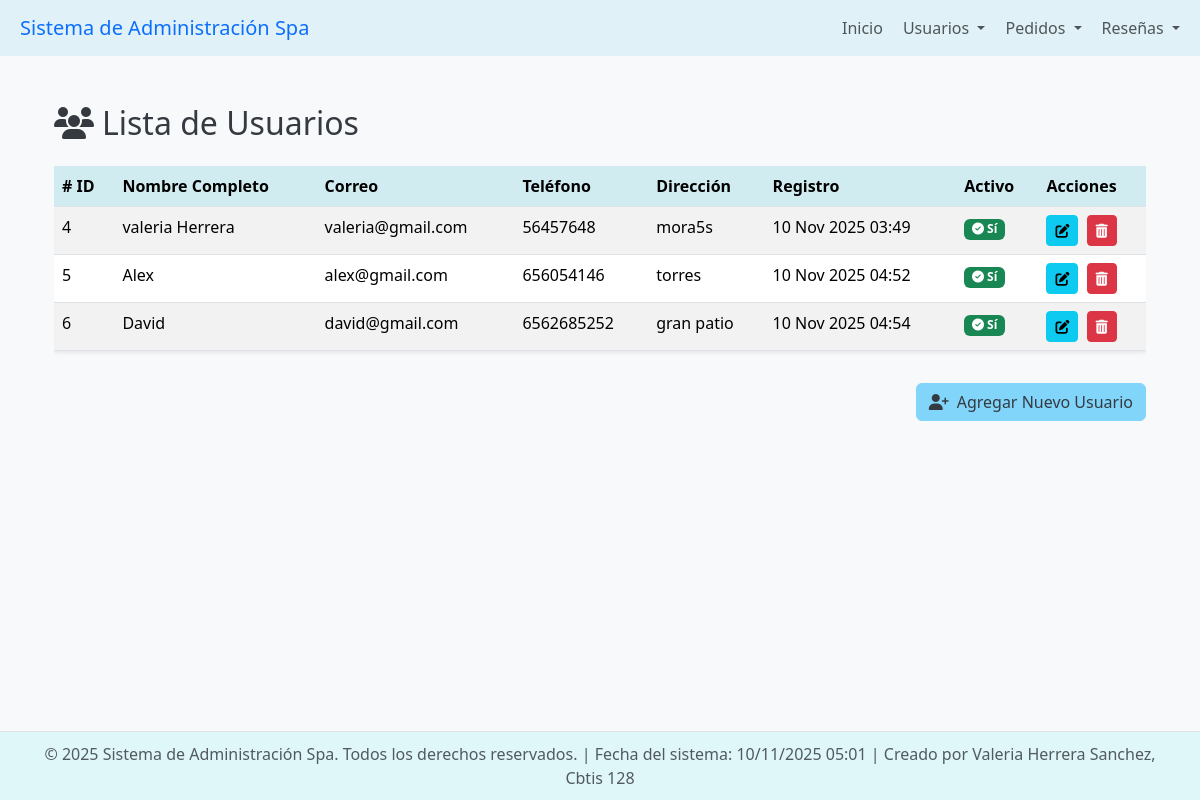
Screenshot of /usuarios/ with the database file from the repository.
### app_Spa/models.py (models this page shows, shortened)
class Usuarios(models.Model):
    id_usuario = models.AutoField(primary_key=True)
    nombre_completo = models.CharField(max_length=100)
    correo = models.EmailField(unique=True, max_length=250)
    telefono = models.CharField(max_length=15)
    direccion = models.CharField(max_length=200)
    fecha_registro = models.DateTimeField(auto_now_add=True)
    activo = models.BooleanField(default=True)

### app_Spa/views.py (the view)
# urls.py: path('usuarios/', views.ver_usuarios, name='ver_usuarios'),
def ver_usuarios(request):
    usuarios = Usuarios.objects.all()
    return render(request, 'usuarios/ver_usuarios.html', {'usuarios': usuarios})

### app_Spa/templates/usuarios/ver_usuarios.html (shortened to what this page needs)
{% extends 'base.html' %}
{% load static %}
{% block content %}
<div class="container mt-4">
    <h2 class="mb-4 text-dark-spa"><i class="fas fa-users me-2"></i>Lista de Usuarios</h2>
    <div class="table-responsive">
        <table class="table table-striped table-hover shadow-sm">
            <thead class="bg-light-spa">
                <tr>
                    <th scope="col"># ID</th>
                    <th scope="col">Nombre Completo</th>
                    <th scope="col">Correo</th>
                    <th scope="col">Teléfono</th>
                    <th scope="col">Dirección</th>
                    <th scope="col">Registro</th>
                    <th scope="col">Activo</th>
                    <th scope="col">Acciones</th>
                </tr>
            </thead>
            <tbody>
                {% for usuario in usuarios %}
                <tr>
                    <td>{{ usuario.id_usuario }}</td>
                    <td>{{ usuario.nombre_completo }}</td>
                    <td>{{ usuario.correo }}</td>
                    <td>{{ usuario.telefono }}</td>
                    <td>{{ usuario.direccion }}</td>
                    <td>{{ usuario.fecha_registro|date:"d M Y H:i" }}</td>
                    <td>
                        {% if usuario.activo %}
                            <span class="badge bg-success"><i class="fas fa-check-circle"></i> Sí</span>
                        {% else %}
                            <span class="badge bg-danger"><i class="fas fa-times-circle"></i> No</span>
                        {% endif %}
                    </td>
                    <td>
                        <a href="{% url 'actualizar_usuario' usuario.id_usuario %}" class="btn btn-sm btn-info me-1" title="Editar">
                            <i class="fas fa-edit"></i>
                        </a>
                        <a href="{% url 'borrar_usuario' usuario.id_usuario %}" class="btn btn-sm btn-danger" title="Borrar">
                            <i class="fas fa-trash-alt"></i>
                        </a>
                    </td>
                </tr>
                {% empty %}
                <tr>
                    <td colspan="8" class="text-center p-4">No hay usuarios registrados aún.</td>
                </tr>
                {% endfor %}
            </tbody>
        </table>
    </div>
    <div class="text-end mt-3">
        <a href="{% url 'agregar_usuario' %}" class="btn btn-spa-primary">
            <i class="fas fa-user-plus me-2"></i>Agregar Nuevo Usuario
        </a>
    </div>
</div>
{% endblock %}

### app_Spa/templates/base.html (style rules this page uses)
body { display: flex; flex-direction: column; min-height: 100vh; background-color: #f8f9fa; }
.table th { background-color: #d1ecf1; }
:root { --primary-light: #e0f7fa; --secondary-light: #fce4ec; --text-dark: #343a40; --accent-blue: #81d4fa; }
.bg-light-spa { background-color: var(--primary-light); }
.text-dark-spa { color: var(--text-dark); }
.btn-spa-primary { background-color: var(--accent-blue); border-color: var(--accent-blue); color: var(--text-dark); }

### rows the page displays
Usuarios: id_usuario "4", nombre_completo "valeria Herrera", correo "valeria@gmail.com", telefono "56457648", direccion "mora5s", fecha_registro "10 Nov 2025 03:49", activo True (drawn)
Usuarios: id_usuario "5", nombre_completo "Alex", correo "alex@gmail.com", telefono "656054146", direccion "torres", fecha_registro "10 Nov 2025 04:52", activo True (drawn)
Usuarios: id_usuario "6", nombre_completo "David", correo "david@gmail.com", telefono "6562685252", direccion "gran patio", fecha_registro "10 Nov 2025 04:54", activo True (drawn)
